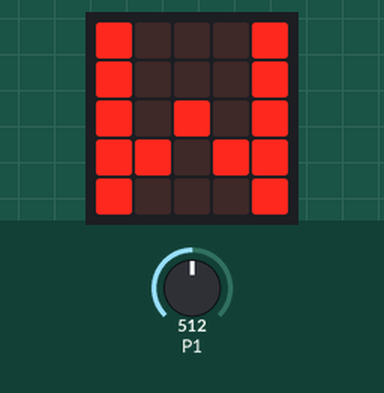
Simulated run of this program. Board: BBC micro:bit running MicroPython. On the bench: the board's 5×5 LED display. The inputs (shaded band) are chosen by the test bench; at power-on: P1 = 512 (analog values on the 0–1023 scale).

Above: at 1.2 s.
1.3 s: P1 set to 586
2.8 s: P1 set to 617
At 4.0 s:
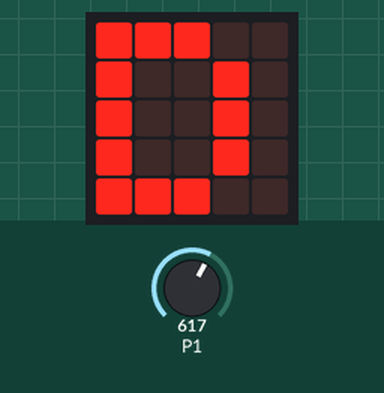
4.3 s: P1 set to 590
At 5.3 s:
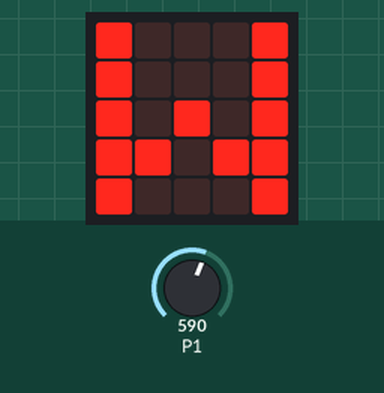
5.8 s: P1 set to 610
At 6.6 s:
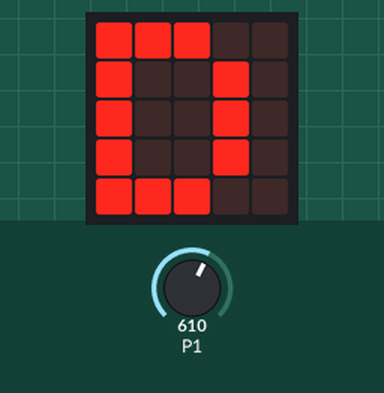
Timing chart, 0 to 8.3 s (numbered marks = the images above; inputs shaded):
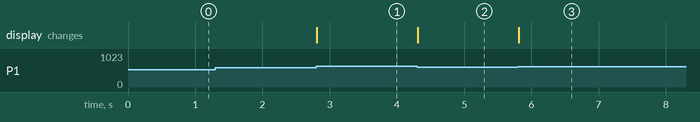

Measured:
- the behaviour switches between 600 and 601 on P1 (found by bisection; images 0 and 1)
- after the input at 1.3 s, every drawn part: stays the same
- after the input at 2.8 s, the display: changes at once (image 1)
- after the input at 4.3 s, the display: changes at once (image 2)
- after the input at 5.8 s, the display: changes at once (image 3)

The program:

senseWater.py
```python
# Uses the rain sensor to decide if it is wet or dry.
# Wire up as the instructions on https://www.littlebird.com.au/learn/82/raindrop-sensor-with-micro-bit
# How many drops does it take for it to be wet?
# How do you change the threshold for wet/dry?

from microbit import *

while True:
    value = pin1.read_analog()
#    print(value)
    if value > 600:
        display.show('D')
    else:
        display.show('W')
    sleep(100)
```
